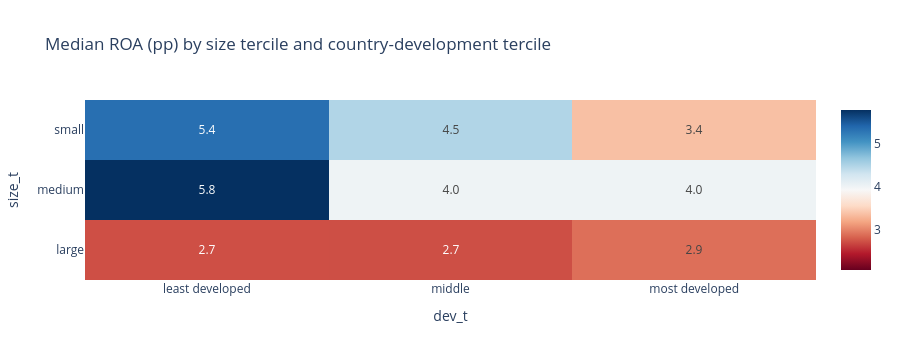

Here is the notebook cell this chart was saved with:
### Markdown cell above
## 1 · ROA by country type and size
Median ROA in a grid of development terciles (of the 34 countries) and size terciles (within country).

### Code cell
fy["dev_x_size"] = fy.dev_z * fy.size_rank
fy["size_t"] = pd.cut(fy.size_rank, [0, 1/3, 2/3, 1.0001], labels=["small", "medium", "large"], include_lowest=True)
fy["dev_t"] = pd.qcut(fy.iso3.map(country["dev_idx"]), 3, labels=["least developed", "middle", "most developed"])
grid = fy.pivot_table(index="size_t", columns="dev_t", values="roa_pp", aggfunc="median", observed=True)
cnt = fy.pivot_table(index="size_t", columns="dev_t", values="roa_pp", aggfunc="size", observed=True)
fig = px.imshow(grid, text_auto=".1f", color_continuous_scale="RdBu", color_continuous_midpoint=grid.values.mean(), title="Median ROA (pp) by size tercile and country-development tercile", aspect="auto")
fig.update_layout(height=360); fig.show()
print("Number of firm-years per cell:"); print(cnt.to_string())

### Figure 1 — Plotly figure (JSON) as saved in the notebook; plotly's stock layout.template omitted (floating-point values rounded to 4 significant figures)
{"data": [{"coloraxis": "coloraxis", "hovertemplate": "dev_t: %{x}<br>size_t: %{y}<br>color: %{z}<extra></extra>", "name": "0", "texttemplate": "%{z:.1f}", "type": "heatmap", "x": ["least developed", "middle", "most developed"], "xaxis": "x", "y": ["small", "medium", "large"], "yaxis": "y", "z": [[5.352, 4.492, 3.364], [5.803, 4.014, 4.016], [2.717, 2.715, 2.887]]}], "layout": {"coloraxis": {"autocolorscale": false, "cmid": 3.929, "colorscale": [[0.0, "rgb(103,0,31)"], [0.1, "rgb(178,24,43)"], [0.2, "rgb(214,96,77)"], [0.3, "rgb(244,165,130)"], [0.4, "rgb(253,219,199)"], [0.5, "rgb(247,247,247)"], [0.6, "rgb(209,229,240)"], [0.7, "rgb(146,197,222)"], [0.8, "rgb(67,147,195)"], [0.9, "rgb(33,102,172)"], [1.0, "rgb(5,48,97)"]]}, "height": 360, "title": {"text": "Median ROA (pp) by size tercile and country-development tercile"}, "xaxis": {"anchor": "y", "domain": [0.0, 1.0], "title": {"text": "dev_t"}}, "yaxis": {"anchor": "x", "autorange": "reversed", "domain": [0.0, 1.0], "title": {"text": "size_t"}}}}
